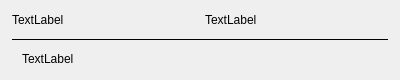
<?xml version="1.0" encoding="UTF-8"?>
<ui version="4.0">
 <class>score_box</class>
 <widget class="QWidget" name="score_box">
  <property name="geometry">
   <rect>
    <x>0</x>
    <y>0</y>
    <width>400</width>
    <height>80</height>
   </rect>
  </property>
  <property name="sizePolicy">
   <sizepolicy hsizetype="Preferred" vsizetype="Minimum">
    <horstretch>0</horstretch>
    <verstretch>0</verstretch>
   </sizepolicy>
  </property>
  <property name="windowTitle">
   <string>Form</string>
  </property>
  <property name="styleSheet">
   <string notr="true"/>
  </property>
  <layout class="QVBoxLayout" name="verticalLayout">
   <property name="spacing">
    <number>12</number>
   </property>
   <property name="leftMargin">
    <number>12</number>
   </property>
   <property name="topMargin">
    <number>12</number>
   </property>
   <property name="rightMargin">
    <number>12</number>
   </property>
   <property name="bottomMargin">
    <number>12</number>
   </property>
   <item>
    <widget class="QFrame" name="name_container">
     <property name="sizePolicy">
      <sizepolicy hsizetype="Preferred" vsizetype="Minimum">
       <horstretch>0</horstretch>
       <verstretch>0</verstretch>
      </sizepolicy>
     </property>
     <property name="frameShape">
      <enum>QFrame::NoFrame</enum>
     </property>
     <property name="frameShadow">
      <enum>QFrame::Raised</enum>
     </property>
     <layout class="QHBoxLayout" name="horizontalLayout">
      <property name="spacing">
       <number>10</number>
      </property>
      <property name="leftMargin">
       <number>0</number>
      </property>
      <property name="topMargin">
       <number>0</number>
      </property>
      <property name="rightMargin">
       <number>0</number>
      </property>
      <property name="bottomMargin">
       <number>0</number>
      </property>
      <item>
       <widget class="QLabel" name="profile_label">
        <property name="sizePolicy">
         <sizepolicy hsizetype="Preferred" vsizetype="Minimum">
          <horstretch>0</horstretch>
          <verstretch>0</verstretch>
         </sizepolicy>
        </property>
        <property name="text">
         <string>TextLabel</string>
        </property>
       </widget>
      </item>
      <item>
       <widget class="QLabel" name="name_label">
        <property name="sizePolicy">
         <sizepolicy hsizetype="Preferred" vsizetype="Minimum">
          <horstretch>0</horstretch>
          <verstretch>0</verstretch>
         </sizepolicy>
        </property>
        <property name="text">
         <string>TextLabel</string>
        </property>
       </widget>
      </item>
     </layout>
    </widget>
   </item>
   <item>
    <widget class="QFrame" name="line">
     <property name="minimumSize">
      <size>
       <width>0</width>
       <height>1</height>
      </size>
     </property>
     <property name="maximumSize">
      <size>
       <width>16777215</width>
       <height>1</height>
      </size>
     </property>
     <property name="frameShape">
      <enum>QFrame::HLine</enum>
     </property>
     <property name="frameShadow">
      <enum>QFrame::Plain</enum>
     </property>
    </widget>
   </item>
   <item>
    <widget class="QFrame" name="score_container">
     <property name="sizePolicy">
      <sizepolicy hsizetype="Preferred" vsizetype="Minimum">
       <horstretch>0</horstretch>
       <verstretch>0</verstretch>
      </sizepolicy>
     </property>
     <property name="frameShape">
      <enum>QFrame::NoFrame</enum>
     </property>
     <property name="frameShadow">
      <enum>QFrame::Raised</enum>
     </property>
     <layout class="QHBoxLayout" name="horizontalLayout_2">
      <property name="spacing">
       <number>0</number>
      </property>
      <property name="leftMargin">
       <number>10</number>
      </property>
      <property name="topMargin">
       <number>0</number>
      </property>
      <property name="bottomMargin">
       <number>2</number>
      </property>
      <item>
       <widget class="QLabel" name="score_label">
        <property name="sizePolicy">
         <sizepolicy hsizetype="Preferred" vsizetype="Minimum">
          <horstretch>0</horstretch>
          <verstretch>0</verstretch>
         </sizepolicy>
        </property>
        <property name="text">
         <string>TextLabel</string>
        </property>
       </widget>
      </item>
     </layout>
    </widget>
   </item>
  </layout>
 </widget>
 <resources/>
 <connections/>
</ui>
